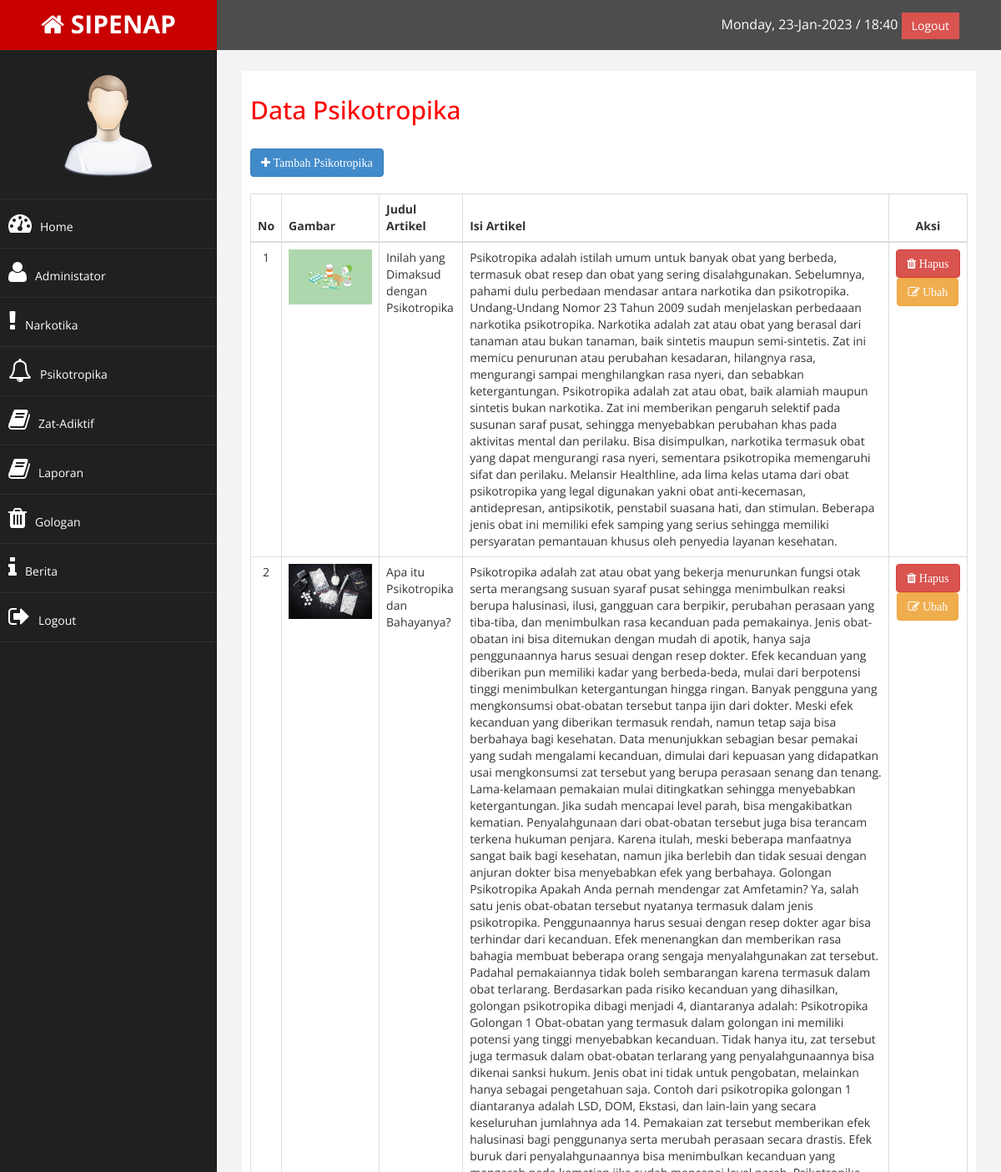
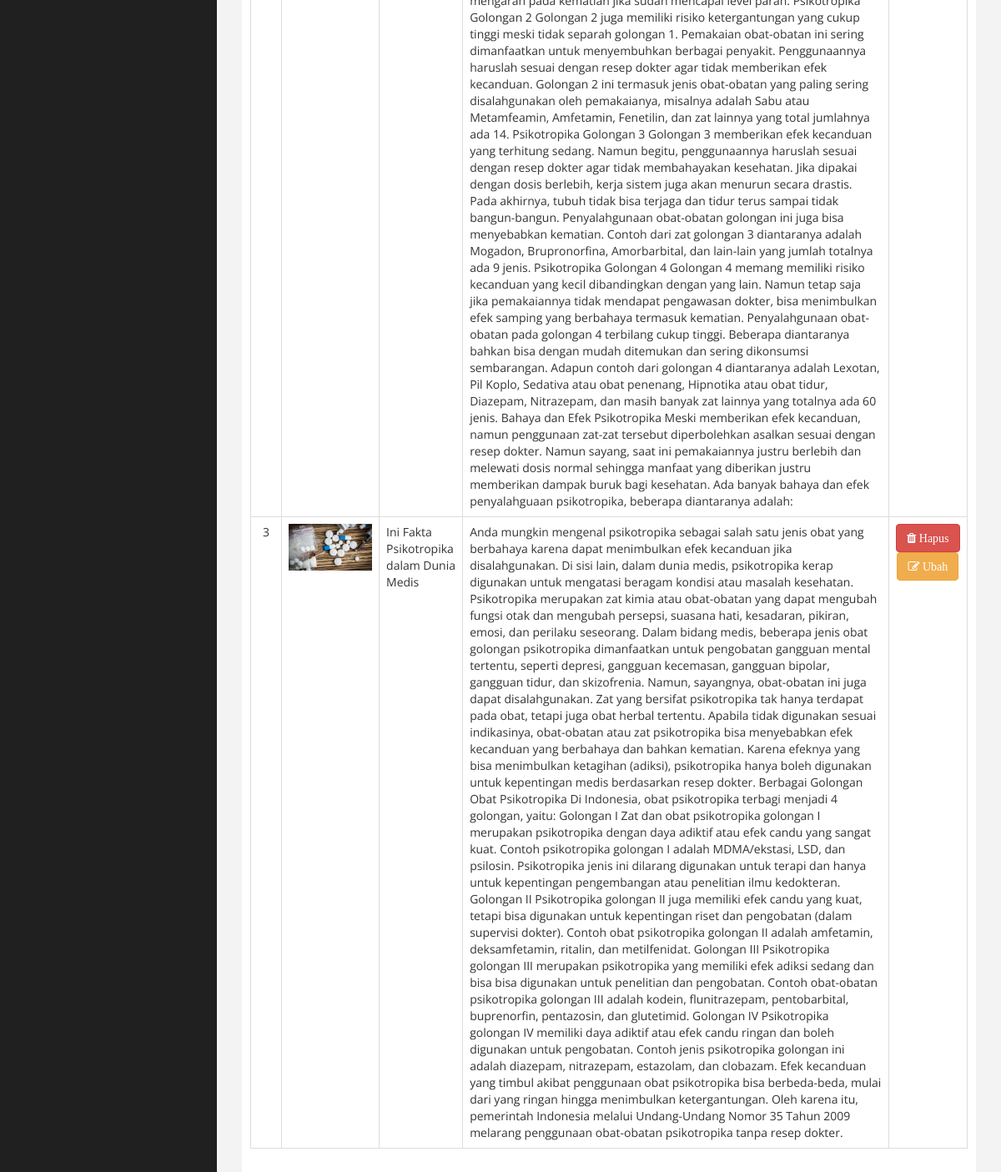
The app's page /admin/index.php?halaman=psikotropika (signed in) with its own data (2 pictures, top to bottom).
### tables this page shows
CREATE TABLE `psikotropika` (
  `id_psikotropika` int(11) NOT NULL,
  `judul` varchar(100) NOT NULL,
  `gambar` varchar(100) NOT NULL,
  `isi` text NOT NULL
);

### admin/psikotropika/psikotropika.php (the view)
<h2>Data Psikotropika</h2><br>
<a href="index.php?halaman=tambah_psikotropika" class="btn btn-primary"><i class="fa fa-plus"> Tambah Psikotropika</i></a><br><br>
<table class="table table-bordered">
  <thead>
    <tr>
      <th class="text-center">No</th>
      <th>Gambar</th>
      <th>Judul Artikel</th>
      <th>Isi Artikel</th>
      <th class="text-center">Aksi</th>
    </tr>
  </thead>
  <tbody>
    <?php $nomor = 1; ?>
    <?php $ambil = $koneksi->query("SELECT * FROM psikotropika"); ?>
    <?php while($pecah = $ambil->fetch_assoc()) { ?>
      <tr>
        <td class="text-center"><?php echo $nomor; ?></td>
        <td><img src="../images/<?php echo $pecah["gambar"]; ?>" width="100"></td>
        <td><?php echo $pecah["judul"]; ?></td>
        <td><?php echo $pecah["isi"]; ?></td>
        <td class="text-center">
          <a onclick="return confirm('Yakin Hapus Data ini?')" href="index.php?halaman=hapus_psikotropika&id=<?php echo $pecah['id_psikotropika']; ?>" class="btn btn-danger"><i class="fa fa-trash"> Hapus</i></a>
          <a href="index.php?halaman=ubah_psikotropika&id=<?php echo $pecah['id_psikotropika']; ?>" class="btn btn-warning"><i class="fa fa-edit"> Ubah</i></a>
        </td>
      </tr>
    <?php $nomor++; ?>
    <?php } ?>
  </tbody>
</table>

### admin/assets/css/custom.css (style rules this page uses)
body { font-family: 'Open Sans', sans-serif; }
.text-center { text-align:center; }
h2 { color: #f00; }

### records on screen
psikotropika: gambar (picture), judul "Inilah yang Dimaksud dengan Psikotropika", isi "Psikotropika adalah istilah umum untuk banyak obat yang berbeda, termasuk obat resep dan obat yang sering disalahgunakan. Sebelumnya, pahami dulu perbedaan mendasar antara narkotika dan psikotropika. Undang-Undang Nomor 23 Tahun 2009 sudah menjelaskan perbedaaan narkotika psikotropika. Narkotika adalah zat atau obat yang berasal dari tanaman atau bukan tanaman, baik sintetis maupun semi-sintetis. Zat ini memicu penurunan atau perubahan kesadaran, hilangnya rasa, mengurangi sampai menghilangkan rasa nyeri, dan sebabkan ketergantungan. Psikotropika adalah zat atau obat, baik alamiah maupun sintetis bukan narkotika. Zat ini memberikan pengaruh selektif pada susunan saraf pusat, sehingga…"
psikotropika: gambar (picture), judul "Apa itu Psikotropika dan Bahayanya?", isi "Psikotropika adalah zat atau obat yang bekerja menurunkan fungsi otak serta merangsang susuan syaraf pusat sehingga menimbulkan reaksi berupa halusinasi, ilusi, gangguan cara berpikir, perubahan perasaan yang tiba-tiba, dan menimbulkan rasa kecanduan pada pemakainya. Jenis obat-obatan ini bisa ditemukan dengan mudah di apotik, hanya saja penggunaannya harus sesuai dengan resep dokter. Efek kecanduan yang diberikan pun memiliki kadar yang berbeda-beda, mulai dari berpotensi tinggi menimbulkan ketergantungan hingga ringan. Banyak pengguna yang mengkonsumsi obat-obatan tersebut tanpa ijin dari dokter. Meski efek kecanduan yang diberikan termasuk rendah, namun tetap saja bisa berbahaya bagi…"
psikotropika: gambar (picture), judul "Ini Fakta Psikotropika dalam Dunia Medis", isi "Anda mungkin mengenal psikotropika sebagai salah satu jenis obat yang berbahaya karena dapat menimbulkan efek kecanduan jika disalahgunakan. Di sisi lain, dalam dunia medis, psikotropika kerap digunakan untuk mengatasi beragam kondisi atau masalah kesehatan. Psikotropika merupakan zat kimia atau obat-obatan yang dapat mengubah fungsi otak dan mengubah persepsi, suasana hati, kesadaran, pikiran, emosi, dan perilaku seseorang. Dalam bidang medis, beberapa jenis obat golongan psikotropika dimanfaatkan untuk pengobatan gangguan mental tertentu, seperti depresi, gangguan kecemasan, gangguan bipolar, gangguan tidur, dan skizofrenia. Namun, sayangnya, obat-obatan ini juga dapat disalahgunakan. Zat…"
